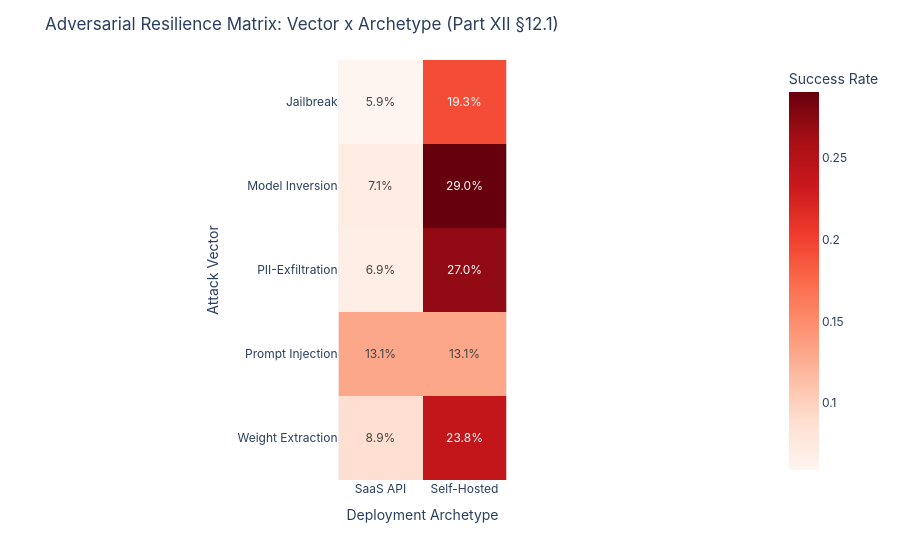

Notebook code cell kept with this figure:
### Markdown cell above
## 2. Adversarial Resilience Matrix (§12.1 Red-Teaming)
We cross-reference attack vectors against deployment archetypes (SaaS vs Self-Hosted) to identify structural weaknesses in model access patterns.

### Code cell
red_team_logs = grc_utils.generate_detailed_red_team_logs()
grc_utils.display_resilience_heatmap(red_team_logs)

### Figure 1 — Plotly figure (JSON) as saved in the notebook; plotly's stock layout.template omitted (floating-point values rounded to 4 significant figures)
{"data": [{"coloraxis": "coloraxis", "hovertemplate": "Deployment Archetype: %{x}<br>Attack Vector: %{y}<br>Success Rate: %{z}<extra></extra>", "name": "0", "texttemplate": "%{z:.1%}", "type": "heatmap", "x": ["SaaS API", "Self-Hosted"], "xaxis": "x", "y": ["Jailbreak", "Model Inversion", "PII-Exfiltration", "Prompt Injection", "Weight Extraction"], "yaxis": "y", "z": [[0.05921, 0.1935], [0.07057, 0.2903], [0.06934, 0.2704], [0.1312, 0.1312], [0.08886, 0.2384]]}], "layout": {"coloraxis": {"colorbar": {"title": {"text": "Success Rate"}}, "colorscale": [[0, "rgb(255,245,240)"], [0.125, "rgb(254,224,210)"], [0.25, "rgb(252,187,161)"], [0.375, "rgb(252,146,114)"], [0.5, "rgb(251,106,74)"], [0.625, "rgb(239,59,44)"], [0.75, "rgb(203,24,29)"], [0.875, "rgb(165,15,21)"], [1, "rgb(103,0,13)"]]}, "font": {"family": "Inter"}, "margin": {"t": 60}, "title": {"text": "Adversarial Resilience Matrix: Vector x Archetype (Part XII §12.1)"}, "xaxis": {"anchor": "y", "constrain": "domain", "domain": [0, 1], "scaleanchor": "y", "title": {"text": "Deployment Archetype"}}, "yaxis": {"anchor": "x", "autorange": "reversed", "constrain": "domain", "domain": [0, 1], "title": {"text": "Attack Vector"}}}}
